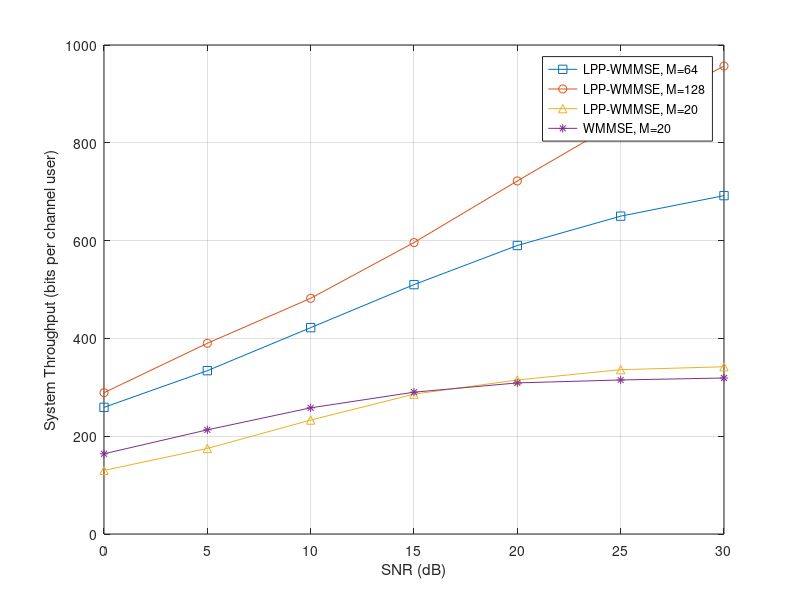

This chart was generated by the following MATLAB code:
dB = [0 : 5 : 30];
rM8Q8C7 = [259, 334, 422, 510, 590, 650, 692];
rpcM8Q8C7 = [1.0 0.99 0.99 0.98 0.99, 0.99, 0.99];

rM8Q16C7 = [289, 390, 482, 596, 722, 845, 957];

rM4Q5C7 = [130, 175, 233, 286, 315, 336, 342];

wmmseM4Q5C7 = [164, 213, 258, 290, 309, 315, 319];
% power consumption 100%

plot(dB, rM8Q8C7, '-s', dB, rM8Q16C7, '-o', dB, rM4Q5C7, '-^', dB, wmmseM4Q5C7, '-*');
legend('LPP-WMMSE, M=64', 'LPP-WMMSE, M=128', 'LPP-WMMSE, M=20', 'WMMSE, M=20');
grid on;
xlabel('SNR (dB)');
ylabel('System Throughput (bits per channel user)');
